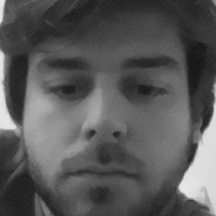
#> input picture FacialRecognition/dataset/User.varo.1.jpg, 216 x 216 px, given in place of the camera
$ python 01_face_dataset.py
#> lines starting #> are read from the running program, lines starting #| are printed output that depends on the picture
''''
Capture multiple Faces from multiple users to be stored on a DataBase (dataset directory)
	==> Faces will be stored on a directory: dataset/ (if does not exist, pls create one)
	==> Each face will have a unique numeric integer ID as 1, 2, 3, etc

Based on original code by Anirban Kar: https://github.com/thecodacus/Face-Recognition

Developed by Marcelo Rovai - MJRoBot.org @ 21Feb18

'''

import cv2
import os

cam = cv2.VideoCapture(0)
cam.set(3, 640) # set video width
cam.set(4, 480) # set video height

face_detector = cv2.CascadeClassifier('/Users/varo/Documents/Magna/HazTek/OpenCV-Face-Recognition/FacialRecognition/haarcascade_frontalface_default.xml')

# For each person, enter one numeric face id
face_id = input('\n enter user id end press <return> ==>  ')

print("\n [INFO] Initializing face capture. Look the camera and wait ...")
# Initialize individual sampling face count
count = 0

while(True):

    ret, img = cam.read()
#> img is the input picture: shape (216, 216, 3); min 14, max 233, mean 87.5
    img = cv2.flip(img, -1) # flip video image vertically
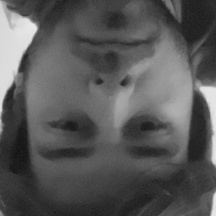
#> img: shape (216, 216, 3); min 14, max 233, mean 87.5
    img = cv2.rotate(img, cv2.ROTATE_180)
    gray = cv2.cvtColor(img, cv2.COLOR_BGR2GRAY)
    faces = face_detector.detectMultiScale(gray, 1.3, 5)
#> faces = [[8, 9, 196, 196]]

    for (x,y,w,h) in faces:

        cv2.rectangle(img, (x,y), (x+w,y+h), (255,0,0), 2)
        count += 1

        # Save the captured image into the datasets folder
        cv2.imwrite("/Users/varo/Documents/Magna/HazTek/OpenCV-Face-Recognition/FacialRecognition/dataset/User." + str(face_id) + '.' + str(count) + ".jpg", gray[y:y+h,x:x+w])

        cv2.imshow('image', img)
#> this loop made 1 pass
#> (x, y, w, h, count) on pass 1: (8, 9, 196, 196, 1)
#> pass 1, `cv2.imwrite("/Users/varo/Documents/Magna/HazTek/OpenCV-Face-Recognitio..`:
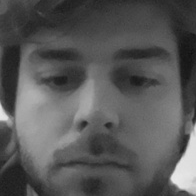
#> saved as User..1.jpg: shape (196, 196); min 14, max 233, mean 87.1
#> pass 1, `cv2.imshow('image', img)`:
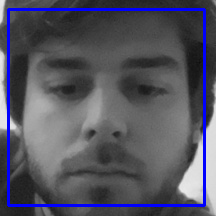
#> window 'image': shape (216, 216, 3); mean B, G, R 96.5, 83.7, 83.7
#> after the loop, count = 1

    k = cv2.waitKey(100) & 0xff # Press 'ESC' for exiting video
#> (key Esc is pressed here)
    if k == 27:
        break
    elif count >= 30: # Take 30 face sample and stop video
         break

# Do a bit of cleanup
print("\n [INFO] Exiting Program and cleanup stuff")
cam.release()
cv2.destroyAllWindows()

$ run again, on FacialRecognition/dataset/User.varo.3.jpg
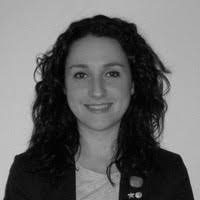
#> input picture FacialRecognition/dataset/User.varo.3.jpg, 200 x 200 px, given in place of the camera
#> img is the input picture: shape (200, 200, 3); min 0, max 210, mean 101.8
#> `img = cv2.flip(img, -1)`:
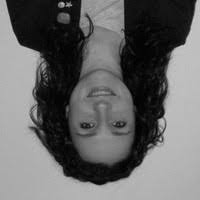
#> img: shape (200, 200, 3); min 0, max 210, mean 101.8
#> faces = [[56, 43, 83, 83]]
#> the loop `for (x,y,w,h) in faces: ` made 1 pass
#> (x, y, w, h, count) on pass 1: (56, 43, 83, 83, 1)
#> pass 1, `cv2.imshow('image', img)`:
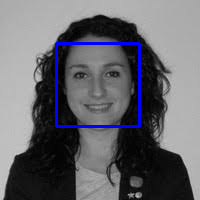
#> window 'image': shape (200, 200, 3); mean B, G, R 107.2, 100.9, 100.9
#> after the loop `for (x,y,w,h) in faces:`: count = 1
